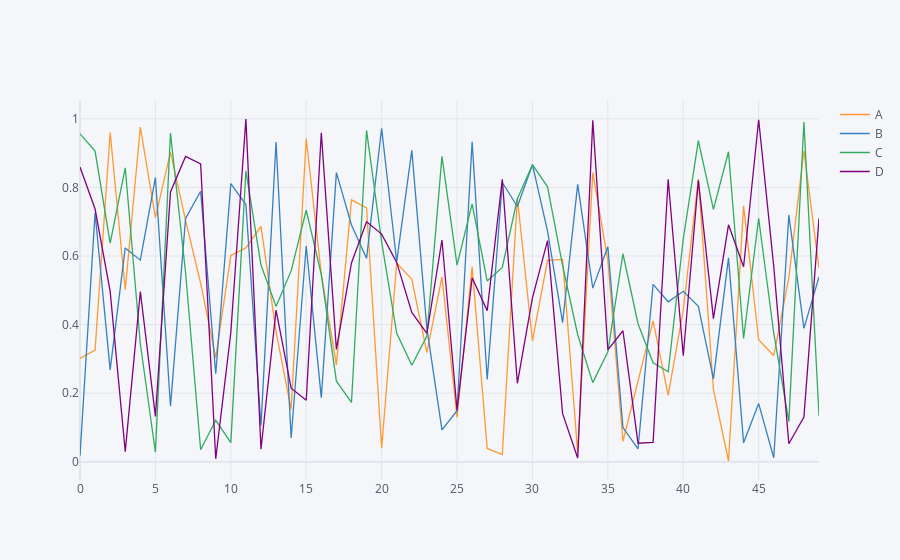

The cell this chart's notebook holds for it:
### Markdown cell above
### Basic interactive plot

### Code cell
df_1.iplot()
